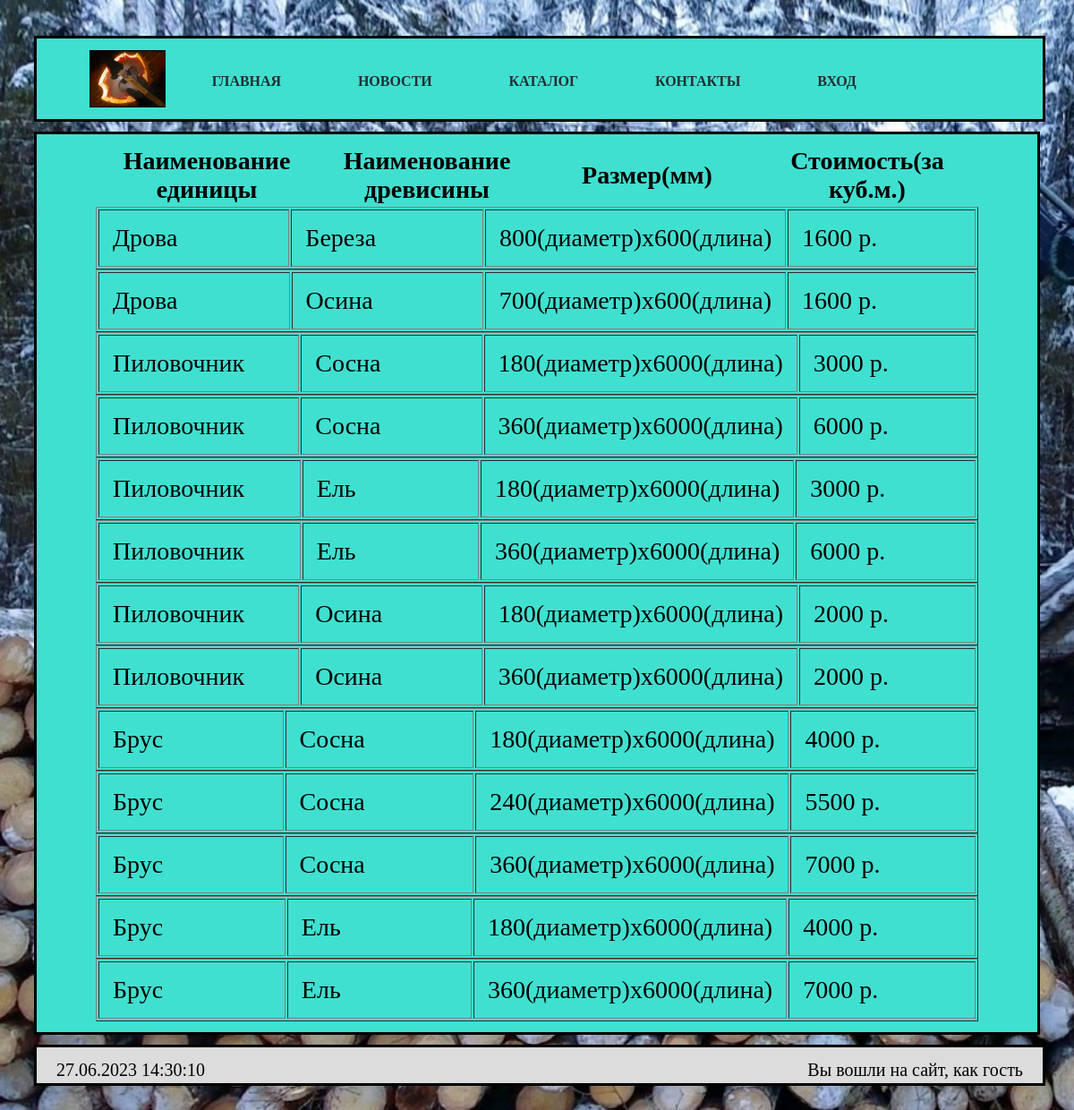
The page /каталог.php on the database its author committed.
### tables this page shows
CREATE TABLE `catalog` (
  `id` int NOT NULL,
  `name` varchar(255) NOT NULL,
  `type` varchar(255) NOT NULL,
  `size` varchar(255) NOT NULL,
  `cost` varchar(255) NOT NULL
);

### каталог.php (the view, shortened to what this page needs)
<!DOCTYPE html>
<html lang="ru">
<head>
<link rel="stylesheet" href="index.css">
<link rel="stylesheet" href="style.css">
</head>
<body>
<div id="container">
	<div id="header">
		<div id="header">
		<?php include('header.php')?>
	</div>
	</div>
	<div id="content">
		<table  width="90%" align="center" cellpadding="1%" cellspacing="1%">
			<tr>
				<th width="25%">Наименование единицы</th>
				<th width="25%">Наименование древисины</th>
				<th width="25%">Размер(мм)</th>
				<th width="25%">Стоимость(за куб.м.)</th>
			</tr>
		</table>
		<?php
			include ("bd.php");
			$query = 'select * from catalog';
			$result = mysqli_query($link, $query);
			while ($data = mysqli_fetch_assoc($result)) {
		?>
		<table border="1" width="90%" align="center" cellpadding="15px">
			<tr>
				<td width="25%"><?php echo $data['name']?></th>
				<td width="25%"><?php echo $data['type']?></th>
				<td width="25%"><?php echo $data['size']?></th>
				<td width="25%"><?php echo $data['cost']?></th>
			</tr>
			</table>
		<?php
		}
        ?>
		</div>
	<div id="footer">
	<?php include('footer.php') ?>
	</div>
</div>
</body>
</html>

### header.php (shortened to what this page needs)
<header class = "header">
	<div class="container header__container">
		<nav class="header__nav">
            <ul class="menu header__menu">
				<img class="axe" src="Топорик.jpg">
                <li><a href="index.php" class="button">Главная</a></li>
					<li><?php
						if ($_SESSION['login'] === 'admin') {echo '<a href="новости_admin.php" class="button">Новости</a>';}
						else {echo '<a href="новости.php" class="button">Новости</a>';}
					?>
				</li>
                <li><a href="каталог.php" class="button">Каталог</a></li>
                <li><a href="контакты.php" class="button">Контакты</a></li>
                <li><?php if (isset ($_SESSION['login']) ){echo '<a href="exit.php" class="buttonreg">Выход</a>';}
							else {echo '<a href="reg_main.php" class="buttonreg">Вход</a>';}
					?>
				</li
            </ul>
        </nav>
</div>
</header>

### footer.php (shortened to what this page needs)
<div id="current_date_time_block2"></div>
		<div id="reg"><?php
    if (empty($_SESSION['login']) or empty($_SESSION['id']))
    {
    echo "Вы вошли на сайт, как гость";
    }
    else
    {
    echo "Вы вошли на сайт, как ".$_SESSION['login']."<br>";
    }
    ?>
	</div>

### index.css (style rules this page uses)
body { background-image:url(лесник.jpg); background-size: cover; height: auto; width: auto; }
#container { max-width:1400px; min-height:800px; margin:10px auto; padding:30px; font-size: 28px; display: flex; flex-direction: column; }
.axe { margin: -7% 1%; width:10%; height: 65%; }
#content { background: #40E0D0; width:100%; min-height:500px; border: solid; display: flex; flex-direction: column; margin:1% auto; padding:1% 1% 1% 1%; box-sizing: border-box; justify-content: center; }
#footer { background: #DCDCDC; width: 100%; height: 40px; border: solid; }
#current_date_time_block2 { margin: 4px 2px; padding: 10px 20px; font-size: 20px; float: left; }
#reg { margin: 4px 2px; padding: 10px 20px; font-size: 20px; float: right; }

### style.css (style rules this page uses)
a { color: #242e31; text-decoration: none; font-weight: 600; }
header { width: 100%; top: 0; left: 0; z-index: 20; height:80px; background: #40E0D0; display: flex; padding: 5px 0; align-items: center; border: solid; justify-content: space-between; }
.container { width: 100%; max-width: 1180px; margin: 0 auto; padding: 10px; position: relative; }
.header__nav { position: absolute; display: block; }
.header__menu { display: flex; position: relative; z-index: 2; }
.header__menu li { list-style: none; margin: -4% 5%; color: #000; font-size: 16px; text-transform: uppercase; text-decoration: none; }

### rows shown on the page
catalog: name "Дрова", type "Береза", size "800(диаметр)х600(длина)", cost "1600 р."
catalog: name "Дрова", type "Осина", size "700(диаметр)х600(длина)", cost "1600 р."
catalog: name "Пиловочник", type "Сосна", size "180(диаметр)х6000(длина)", cost "3000 р."
catalog: name "Пиловочник", type "Сосна", size "360(диаметр)х6000(длина)", cost "6000 р."
catalog: name "Пиловочник", type "Ель", size "180(диаметр)х6000(длина)", cost "3000 р."
catalog: name "Пиловочник", type "Ель", size "360(диаметр)х6000(длина)", cost "6000 р."
catalog: name "Пиловочник", type "Осина", size "180(диаметр)х6000(длина)", cost "2000 р."
catalog: name "Пиловочник", type "Осина", size "360(диаметр)х6000(длина)", cost "2000 р."
catalog: name "Брус", type "Сосна", size "180(диаметр)х6000(длина)", cost "4000 р."
catalog: name "Брус", type "Сосна", size "240(диаметр)х6000(длина)", cost "5500 р."
catalog: name "Брус", type "Сосна", size "360(диаметр)х6000(длина)", cost "7000 р."
catalog: name "Брус", type "Ель", size "180(диаметр)х6000(длина)", cost "4000 р."
catalog: name "Брус", type "Ель", size "360(диаметр)х6000(длина)", cost "7000 р."
